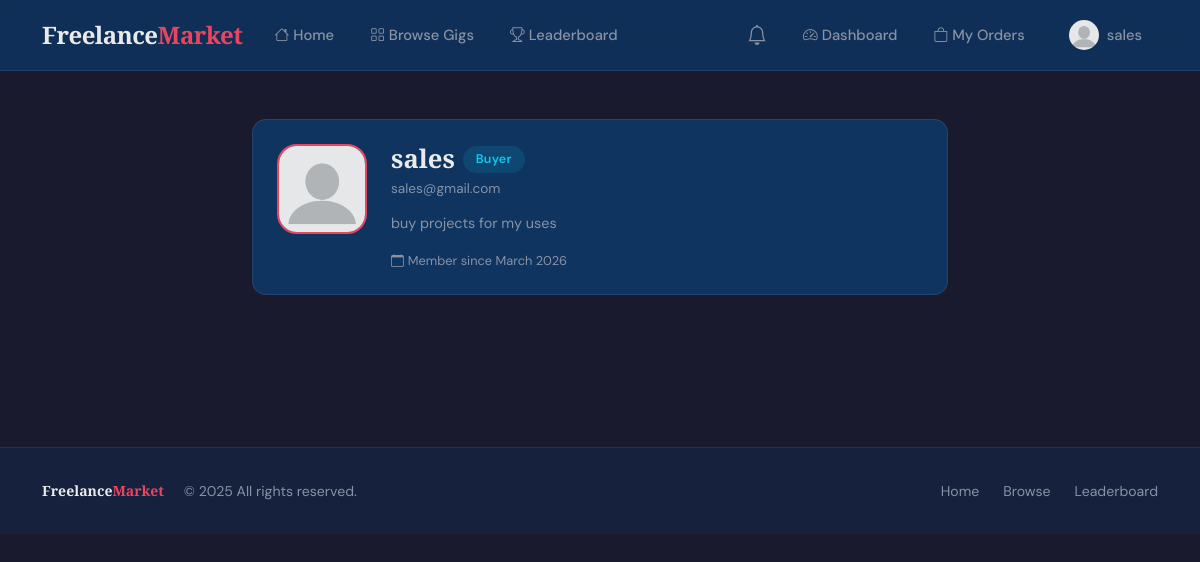
The app's page /accounts/profile/ (signed in) with its own data.
### accounts/models.py (models this page shows, shortened)
class User(AbstractUser):
    class Roles(models.TextChoices):
        BUYER = "buyer", "Buyer"
        SELLER = "seller", "Seller"
    role = models.CharField(
        max_length=10,
        choices=Roles.choices,
        default=Roles.BUYER,
        db_index=True
    )
    bio = models.TextField(null=True)  # null not needed for TextField
    profile_pic = models.ImageField(
        upload_to='profiles/',
        blank=True,
        null=True
    )
    created_at = models.DateTimeField(auto_now_add=True)
    updated_at = models.DateTimeField(auto_now=True)

### accounts/views.py (the view, shortened to what this page needs)
# urls.py: path('profile/', profile_view, name='profile'),
@login_required
def profile_view(request):
    user = request.user
    if user.role == "buyer":
        total_orders = Order.objects.filter(buyer=user).count()
        completed_orders = Order.objects.filter(
            buyer=user,
            status=Order.Status.COMPLETED
        ).count()
        active_orders = Order.objects.filter(
            buyer=user,
            status__in=[
                Order.Status.PAID,
                Order.Status.IN_PROGRESS,
                Order.Status.SUBMITTED,
                Order.Status.REVISION
            ]
        ).count()
        total_spent = Order.objects.filter(
            buyer=user,
            status=Order.Status.COMPLETED
        ).aggregate(total=Sum("amount"))["total"] or 0
        reviews_given = Review.objects.filter(
            buyer=user
        ).count()
        context = {
            "total_orders": total_orders,
            "completed_orders": completed_orders,
            "active_orders": active_orders,
            "total_spent": total_spent,
            "reviews_given": reviews_given,
        }
        return render(request, "accounts/profile.html", context)

### accounts/templates/accounts/profile.html (shortened to what this page needs)
{% extends 'base.html' %}
{% block content %}
<div class="container py-5" style="max-width:720px;">
    <div class="fm-card mb-4">
        <div class="d-flex align-items-start gap-4 flex-wrap">
            <div>
                {% if user.profile_pic %}
                <img src="{{ user.profile_pic.url }}" style="width:90px;height:90px;border-radius:20px;object-fit:cover;border:2px solid var(--accent);">
                {% else %}
                <div style="width:90px;height:90px;border-radius:20px;background:var(--accent);display:flex;align-items:center;justify-content:center;font-family:var(--font-display);font-size:2rem;font-weight:900;color:#fff;">{{ user.username|first|upper }}</div>
                {% endif %}
            </div>
            <div class="flex-grow-1">
                <div class="d-flex align-items-center gap-2 flex-wrap mb-1">
                    <h2 style="font-family:var(--font-display);font-size:1.6rem;font-weight:900;margin:0;">{{ user.username }}</h2>
                    <span class="status-badge" style="background:rgba(13,202,240,0.12);color:#0dcaf0;">{{ user.role|title }}</span>
                </div>
                <div style="color:var(--text-muted);font-size:0.85rem;">{{ user.email }}</div>
                {% if user.bio %}
                <p style="color:var(--text-muted);margin-top:0.8rem;line-height:1.6;font-size:0.9rem;">{{ user.bio }}</p>
                {% endif %}
                <div style="color:var(--text-muted);font-size:0.8rem;margin-top:0.8rem;">
                    <i class="bi bi-calendar me-1"></i>Member since {{ user.created_at|date:"F Y" }}
                </div>
            </div>
        </div>
    </div>
</div>
{% endblock %}

### templates/base.html (shortened to what this page needs)
<!DOCTYPE html>
<html lang="en">
<head>
    <link href="https://cdn.jsdelivr.net/npm/bootstrap@5.3.3/dist/css/bootstrap.min.css" rel="stylesheet">
    <link href="https://cdn.jsdelivr.net/npm/bootstrap-icons@1.11.3/font/bootstrap-icons.min.css" rel="stylesheet">
</head>
<body>
<nav class="navbar navbar-expand-lg">
    <div class="container">
        <a class="navbar-brand" href="{% url 'home' %}">Freelance<span>Market</span></a>
        <div class="collapse navbar-collapse" id="navMain">
            <ul class="navbar-nav me-auto gap-1">
                <li class="nav-item"><a class="nav-link" href="{% url 'home' %}"><i class="bi bi-house me-1"></i>Home</a></li>
                <li class="nav-item"><a class="nav-link" href="{% url 'gig_list' %}"><i class="bi bi-grid me-1"></i>Browse Gigs</a></li>
                {% if user.is_authenticated %}
                <li class="nav-item"><a class="nav-link" href="{% url 'leaderboard' %}"><i class="bi bi-trophy me-1"></i>Leaderboard</a></li>
                {% endif %}
            </ul>
            <ul class="navbar-nav gap-1 align-items-center">
                {% if user.is_authenticated %}
                    <li class="nav-item nav-badge">
                        <a class="nav-link" href="{% url 'notifications' %}">
                            <i class="bi bi-bell fs-5"></i>
                        </a>
                    </li>
                    <li class="nav-item"><a class="nav-link" href="{% url 'dashboard' %}"><i class="bi bi-speedometer2 me-1"></i>Dashboard</a></li>
                    {% if user.role == 'seller' %}
                    <li class="nav-item"><a class="nav-link" href="{% url 'create_gig' %}"><i class="bi bi-plus-circle me-1"></i>Post Gig</a></li>
                    <li class="nav-item"><a class="nav-link" href="{% url 'seller_orders' %}"><i class="bi bi-briefcase me-1"></i>My Orders</a></li>
                    {% else %}
                    <li class="nav-item"><a class="nav-link" href="{% url 'my_orders' %}"><i class="bi bi-bag me-1"></i>My Orders</a></li>
                    {% endif %}
                    <li class="nav-item dropdown ms-2">
                        <a class="nav-link d-flex align-items-center gap-2" href="#" data-bs-toggle="dropdown">
                            {% if user.profile_pic %}
                            <img src="{{ user.profile_pic.url }}" class="rounded-circle" width="30" height="30" style="object-fit:cover;">
                            {% else %}
                            <span style="width:30px;height:30px;border-radius:50%;background:var(--accent);display:inline-flex;align-items:center;justify-content:center;font-weight:700;font-size:0.8rem;">{{ user.username|first|upper }}</span>
                            {% endif %}
                            <span class="d-none d-lg-inline">{{ user.username }}</span>
                        </a>
                    </li>
                {% else %}
                    <li class="nav-item"><a class="nav-link" href="{% url 'login' %}">Login</a></li>
                    <li class="nav-item ms-2"><a class="btn btn-accent" href="{% url 'register' %}">Join Free</a></li>
                {% endif %}
            </ul>
        </div>
    </div>
</nav>
<main>
    {% block content %}{% endblock %}
</main>
<footer>
    <div class="container d-flex flex-column flex-md-row justify-content-between align-items-center gap-3">
        <div>
            <span style="font-family:var(--font-display);font-weight:900;color:var(--text-main);">Freelance<span style="color:var(--accent);">Market</span></span>
            <span class="ms-3">© 2025 All rights reserved.</span>
        </div>
        <div class="d-flex gap-4">
            <a href="{% url 'home' %}" class="text-decoration-none" style="color:var(--text-muted);">Home</a>
            <a href="{% url 'gig_list' %}" class="text-decoration-none" style="color:var(--text-muted);">Browse</a>
            <a href="{% url 'leaderboard' %}" class="text-decoration-none" style="color:var(--text-muted);">Leaderboard</a>
        </div>
    </div>
</footer>
</body>
</html>

### templates/base.html (style rules this page uses)
:root { --primary: #1a1a2e; --accent: #e94560; --accent2: #f5a623; --surface: #16213e; --card-bg: #0f3460; --text-main: #eaeaea; --text-muted: #8892a4; --border: rgba(255,255,255,0.08); --radius: 14px; --font-display: 'Playfair Display', serif; --font-body: 'DM Sans', sans-serif; }
*, *::before, *::after { box-sizing: border-box; margin:0; padding:0; }
body { font-family: var(--font-body); background: var(--primary); color: var(--text-main); min-height: 100vh; }
.navbar { background: rgba(15,52,96,0.85); backdrop-filter: blur(16px); border-bottom: 1px solid var(--border); padding: 0.75rem 0; position: sticky; top: 0; z-index: 1040; }
.navbar-brand { font-family: var(--font-display); font-size: 1.5rem; font-weight: 900; color: var(--text-main) !important; letter-spacing: -0.5px; }
.navbar-brand span { color: var(--accent); }
.nav-link { color: var(--text-muted) !important; font-weight: 500; font-size: 0.92rem; padding: 0.45rem 1rem !important; border-radius: 8px; transition: color 0.2s, background 0.2s; }
.nav-badge { position: relative; }
.fm-card { background: var(--card-bg); border: 1px solid var(--border); border-radius: var(--radius); padding: 1.5rem; transition: transform 0.2s, box-shadow 0.2s; }
.status-badge { display: inline-block; padding: 0.25rem 0.8rem; border-radius: 20px; font-size: 0.78rem; font-weight: 600; letter-spacing: 0.3px; }
footer { background: var(--surface); border-top: 1px solid var(--border); padding: 2rem 0; color: var(--text-muted); font-size: 0.88rem; margin-top: 5rem; }

### records on screen
User: profile_pic (placeholder picture), username "sales", role "Buyer", email "sales@gmail.com", bio "buy projects for my uses", created_at "March 2026"
